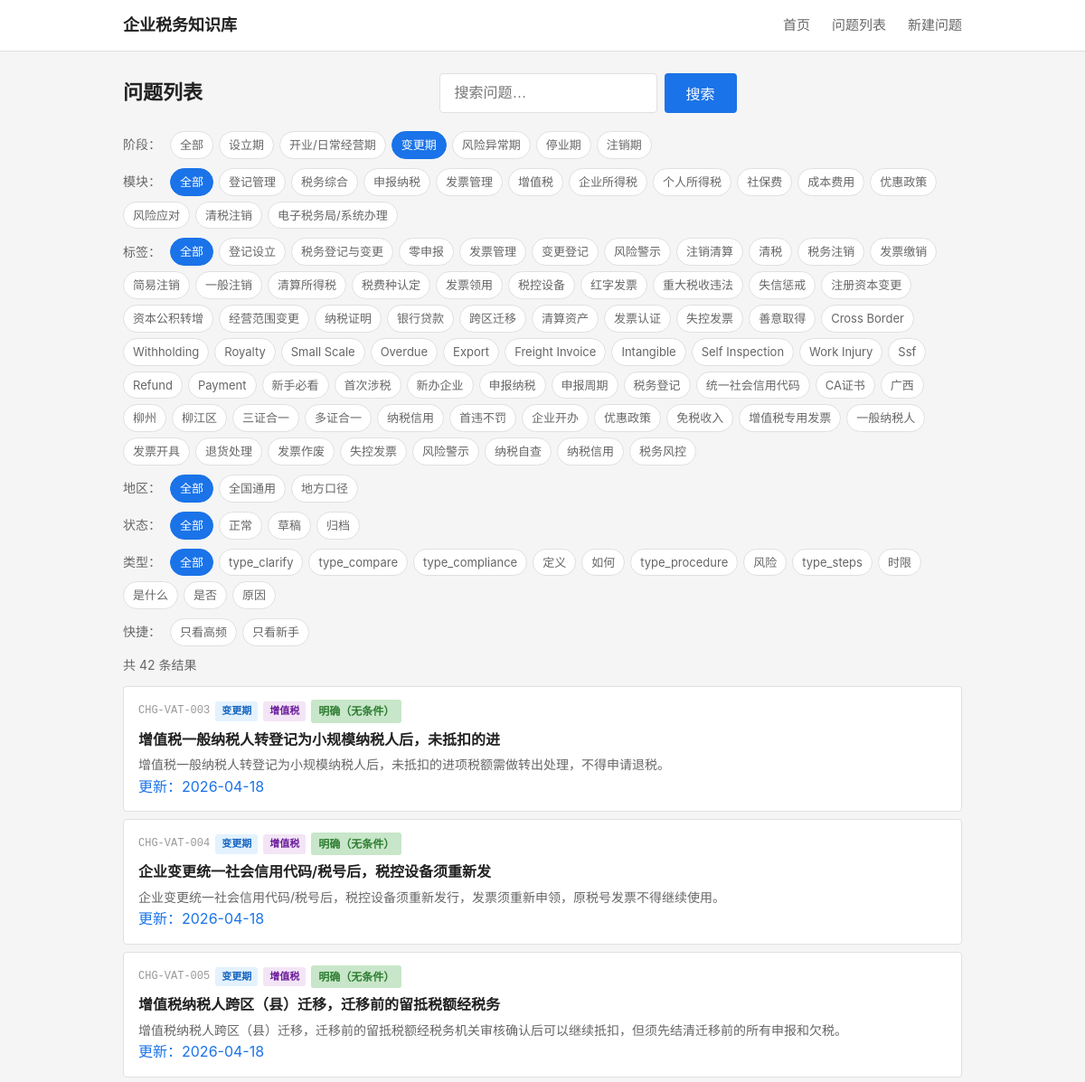
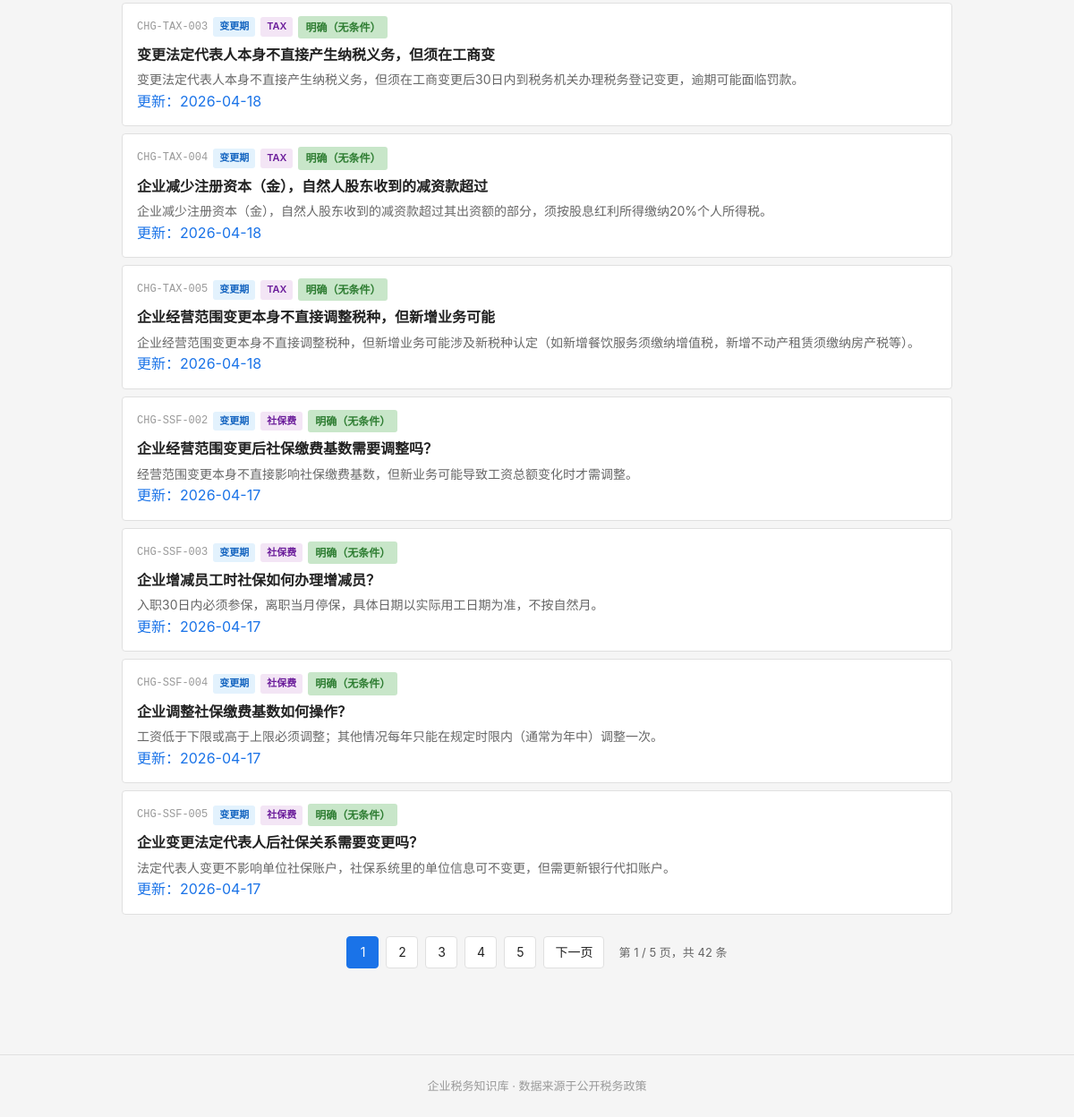
Page /questions?stage=CHG on the earlier database version (2 pictures, top to bottom).
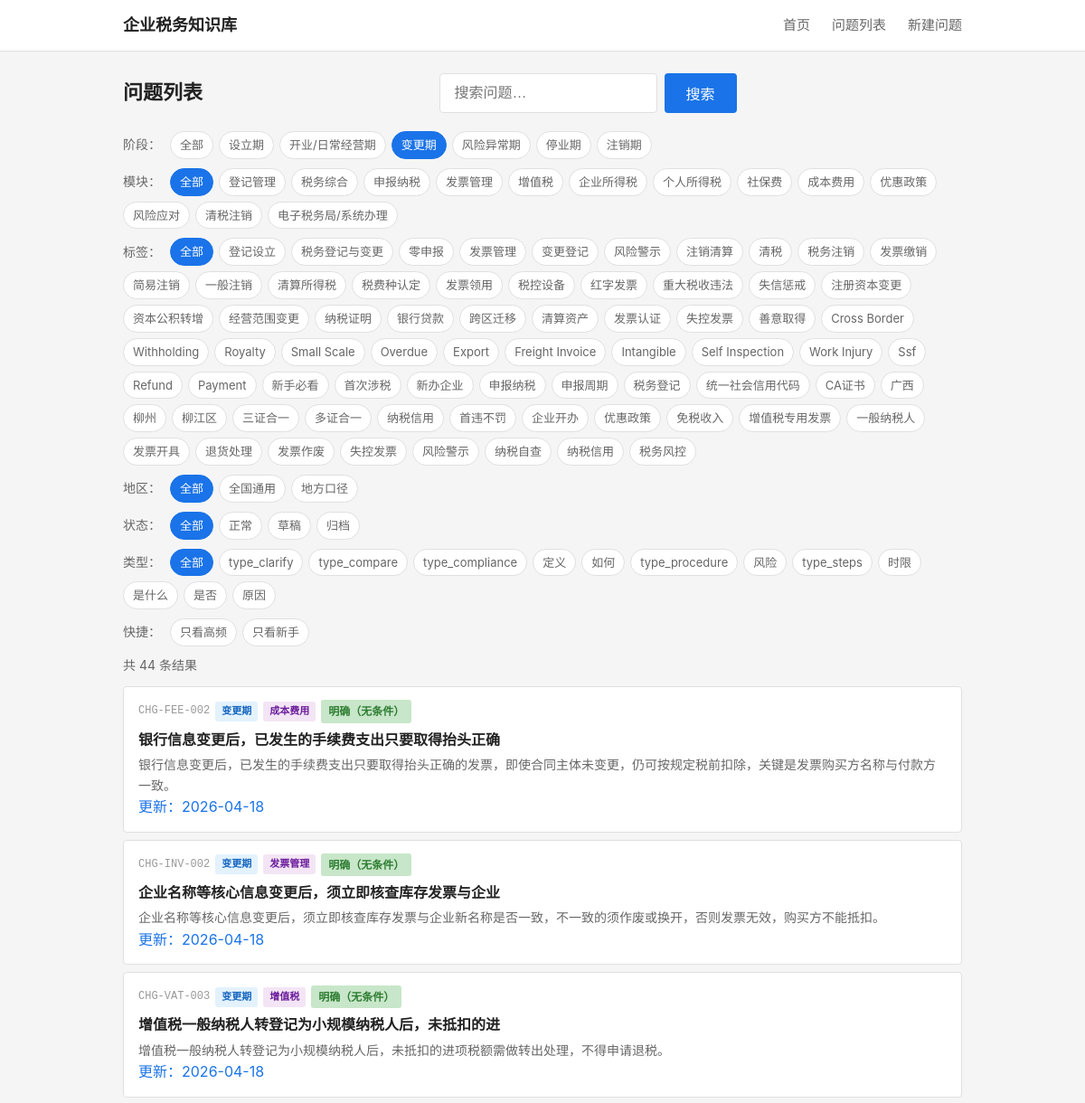
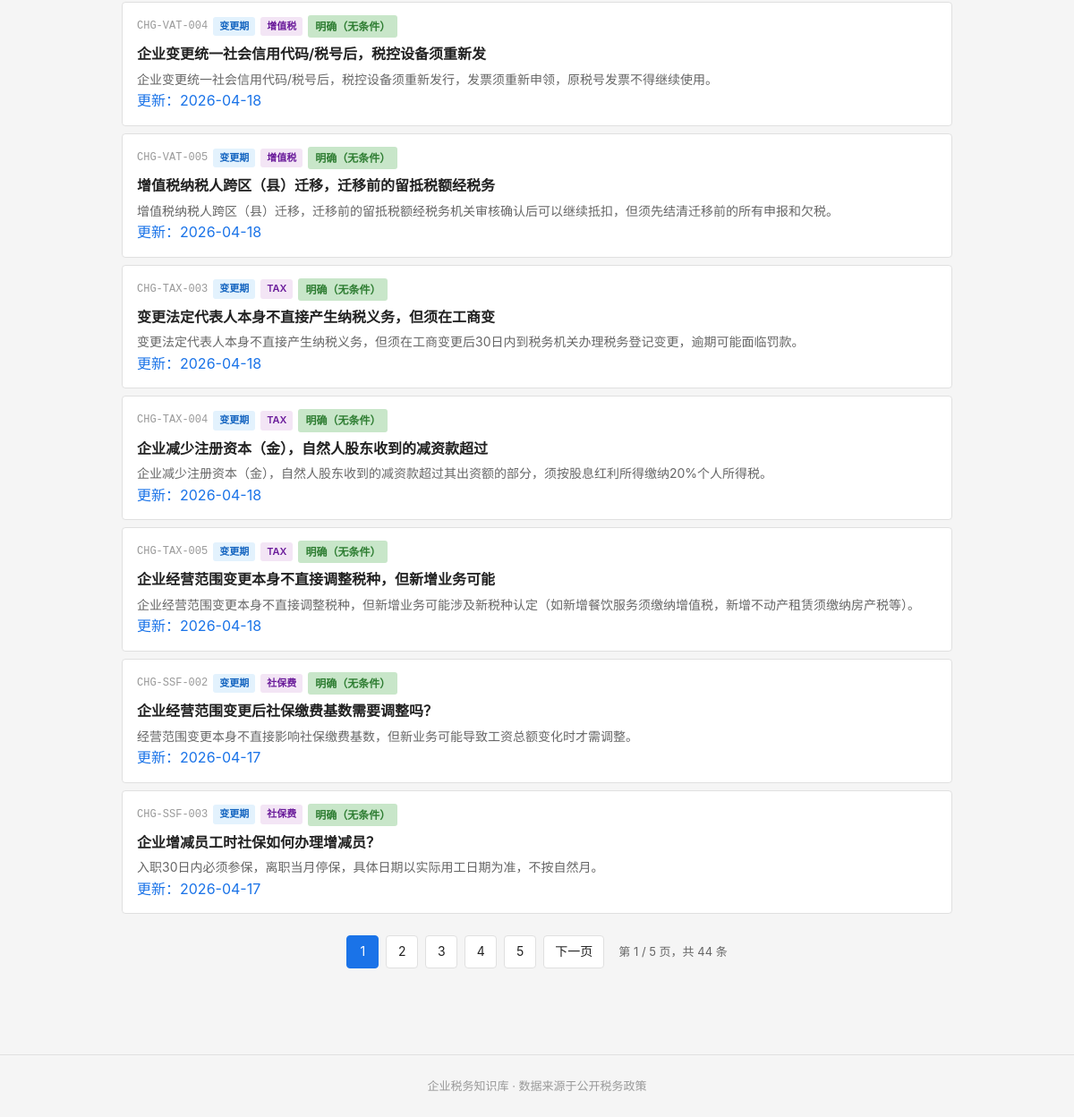
Same page on the later database version (2 pictures, top to bottom).
### tables this page shows
CREATE TABLE tag_dict (
    id              INTEGER PRIMARY KEY AUTOINCREMENT,
    tag_code        TEXT NOT NULL UNIQUE,
    tag_name        TEXT NOT NULL,
    tag_category    TEXT,
    parent_id       INTEGER,
    display_order   INTEGER NOT NULL DEFAULT 1,
    status          TEXT NOT NULL DEFAULT 'active',

    FOREIGN KEY (parent_id) REFERENCES tag_dict(id) ON DELETE SET NULL
);

CREATE TABLE question_master (
    id              INTEGER PRIMARY KEY AUTOINCREMENT,
    question_code   TEXT NOT NULL UNIQUE,
    question_title  TEXT NOT NULL,
    question_plain  TEXT NOT NULL,

    -- 分类
    stage_code      TEXT NOT NULL,
    module_code     TEXT NOT NULL,
    question_type   TEXT NOT NULL,

    -- 答案
    one_line_answer TEXT NOT NULL,
    detailed_answer TEXT,
    core_definition TEXT,

    -- 条件与边界
    applicable_conditions TEXT,
    exceptions_boundary   TEXT,

    -- 实务
    practical_steps TEXT,
    risk_warning    TEXT,

    -- 适用范围
    scope_level     TEXT NOT NULL DEFAULT 'scope_national',
    local_region    TEXT,

    -- 确定性
    answer_certainty TEXT NOT NULL DEFAULT 'certain_clear',

    -- 元数据
    keywords        TEXT,
    high_frequency_flag INTEGER NOT NULL DEFAULT 0,
    newbie_flag     INTEGER NOT NULL DEFAULT 0,

    -- 版本管理
    status          TEXT NOT NULL DEFAULT 'draft',
    version_no      INTEGER NOT NULL DEFAULT 1,

    -- 审计字段
    created_at      TEXT NOT NULL DEFAULT (datetime('now')),
    updated_at      TEXT NOT NULL DEFAULT (datetime('now'))
);

### backend/app.py (the view)
    @app.route('/questions')
    def questions_list():
        from services.question_service import QuestionService
        svc = QuestionService()
        stage = request.args.get('stage')
        module = request.args.get('module')
        tag = request.args.get('tag')
        qtype = request.args.get('qtype')
        page = int(request.args.get('page', 1))
        page_size = 10
        result = svc.list_questions(
            stage=stage, module=module, tag=tag,
            page=page, page_size=page_size,
            hf=request.args.get('hf'),
            newbie=request.args.get('newbie'),
            keyword=request.args.get('keyword'),
            region=request.args.get('region'),
            status=request.args.get('status'),
            qtype=qtype
        )
        stages = svc.get_stages()
        modules = svc.get_modules()
        all_tags = svc.get_all_tags()
        business_tags = [t for t in all_tags if t['tag_category'] == 'business']
        question_types = svc.get_question_types()
        keyword = request.args.get('keyword', '')
        current_region = request.args.get('region', '')
        current_status = request.args.get('status', '')
        return render_template('questions.html',
                               stages=stages, modules=modules, all_tags=all_tags,
                               business_tags=business_tags,
                               questions=result['questions'], total=result['total'],
                               page=page, page_size=page_size,
                               current_stage=stage, current_module=module, current_tag=tag,
                               keyword=keyword,
                               current_region=current_region, current_status=current_status,
                               question_types=question_types, current_qtype=qtype)

### frontend/templates/questions.html (shortened to what this page needs)
{% extends "base.html" %}
{% macro certainty_label(code) %}
    {% if code == 'certain_clear' %}<span class="certainty-tag clear">明确（无条件）</span>
    {% elif code == 'certain_conditional' %}<span class="certainty-tag condition">有条件</span>
    {% elif code == 'certain_dispute' %}<span class="certainty-tag dispute">有争议</span>
    {% elif code == 'certain_practice' %}<span class="certainty-tag practice">实务做法</span>
    {% else %}<span class="certainty-tag">{{ code }}</span>{% endif %}
{% endmacro %}
{% macro filter_url(overrides) %}
{%- set qs = [] -%}
{%- if current_stage and 'stage' not in overrides %}{% set qs = qs + ['stage=' ~ current_stage] %}{% endif -%}
{%- if current_module and 'module' not in overrides %}{% set qs = qs + ['module=' ~ current_module] %}{% endif -%}
{%- if current_tag and 'tag' not in overrides %}{% set qs = qs + ['tag=' ~ current_tag] %}{% endif -%}
{%- if keyword and 'keyword' not in overrides %}{% set qs = qs + ['keyword=' ~ keyword] %}{% endif -%}
{%- if request.args.get('hf') and 'hf' not in overrides %}{% set qs = qs + ['hf=1'] %}{% endif -%}
{%- if request.args.get('newbie') and 'newbie' not in overrides %}{% set qs = qs + ['newbie=1'] %}{% endif -%}
{%- if current_region and 'region' not in overrides %}{% set qs = qs + ['region=' ~ current_region] %}{% endif -%}
{%- if current_status and 'status' not in overrides %}{% set qs = qs + ['status=' ~ current_status] %}{% endif -%}
{%- if current_qtype and 'qtype' not in overrides %}{% set qs = qs + ['qtype=' ~ current_qtype] %}{% endif -%}
{%- for k, v in overrides.items() %}{% if v %}{% set qs = qs + [k ~ '=' ~ v] %}{% endif %}{% endfor -%}
{{- '/questions' ~ ('?' ~ qs | join('&') if qs else '') -}}
{% endmacro %}
{% macro stage_label(code) %}
    {% if code == 'SET' %}设立期
    {% elif code == 'OPR' %}开业/日常经营期
    {% elif code == 'CHG' %}变更期
    {% elif code == 'RSK' %}风险异常期
    {% elif code == 'SUS' %}停业期
    {% elif code == 'CLS' %}注销期
    {% else %}{{ code }}{% endif %}
{% endmacro %}
{% macro module_label(code) %}
    {% if code == 'REG' %}登记管理
    {% elif code == 'DEC' %}申报纳税
    {% elif code == 'INV' %}发票管理
    {% elif code == 'VAT' %}增值税
    {% elif code == 'CIT' %}企业所得税
    {% elif code == 'IIT' %}个人所得税
    {% elif code == 'SSF' %}社保费
    {% elif code == 'FEE' %}成本费用
    {% elif code == 'PREF' %}优惠政策
    {% elif code == 'RISK' %}风险管控
    {% elif code == 'CLEAR' %}清税注销
    {% elif code == 'ETAX' %}电子税务局/系统办理
    {% else %}{{ code }}{% endif %}
{% endmacro %}
{% macro question_type_label(code) %}
    {% if code == 'type_why' %}原因
    {% elif code == 'type_whether' %}是否
    {% elif code == 'type_how' %}如何
    {% elif code == 'type_what' %}是什么
    {% elif code == 'type_define' %}定义
    {% elif code == 'type_time' %}时限
    {% elif code == 'type_risk' %}风险
    {% else %}{{ code }}{% endif %}
{% endmacro %}
{% block main %}
<div class="page-header">
    <h1>问题列表</h1>
    <form action="/questions" method="get" class="search-form">
        <input type="text" name="keyword" placeholder="搜索问题…" class="search-input" value="{{ keyword }}">
        <button type="submit" class="search-btn">搜索</button>
    </form>
</div>
<div class="filters">
    <span class="filter-label">阶段：</span>
    <a href="{{ filter_url({'stage': ''}) }}" class="filter-chip {% if not current_stage %}active{% endif %}">全部</a>
    {% for s in stages %}
    <a href="{{ filter_url({'stage': s.tag_code}) }}" class="filter-chip {% if current_stage == s.tag_code %}active{% endif %}">{{ s.tag_name }}</a>
    {% endfor %}
</div>
<div class="filters">
    <span class="filter-label">模块：</span>
    <a href="{{ filter_url({'module': ''}) }}" class="filter-chip {% if not current_module %}active{% endif %}">全部</a>
    {% for m in modules %}
    <a href="{{ filter_url({'module': m.tag_code}) }}" class="filter-chip {% if current_module == m.tag_code %}active{% endif %}">{{ m.tag_name }}</a>
    {% endfor %}
</div>
{% if business_tags %}
<div class="filters">
    <span class="filter-label">标签：</span>
    <a href="{{ filter_url({'tag': ''}) }}" class="filter-chip {% if not current_tag %}active{% endif %}">全部</a>
    {% for t in business_tags %}
    <a href="{{ filter_url({'tag': t.tag_code}) }}" class="filter-chip {% if current_tag == t.tag_code %}active{% endif %}">{{ t.tag_name }}</a>
    {% endfor %}
</div>
{% endif %}
<div class="filters">
    <span class="filter-label">地区：</span>
    <a href="{{ filter_url({'region': ''}) }}" class="filter-chip {% if not current_region %}active{% endif %}">全部</a>
    <a href="{{ filter_url({'region': 'scope_national'}) }}" class="filter-chip {% if current_region == 'scope_national' %}active{% endif %}">全国通用</a>
    <a href="{{ filter_url({'region': 'scope_local'}) }}" class="filter-chip {% if current_region == 'scope_local' %}active{% endif %}">地方口径</a>
</div>
<div class="filters">
    <span class="filter-label">状态：</span>
    <a href="{{ filter_url({'status': ''}) }}" class="filter-chip {% if not current_status %}active{% endif %}">全部</a>
    <a href="{{ filter_url({'status': 'active'}) }}" class="filter-chip {% if current_status == 'active' %}active{% endif %}">正常</a>
    <a href="{{ filter_url({'status': 'draft'}) }}" class="filter-chip {% if current_status == 'draft' %}active{% endif %}">草稿</a>
    <a href="{{ filter_url({'status': 'archived'}) }}" class="filter-chip {% if current_status == 'archived' %}active{% endif %}">归档</a>
</div>
<div class="filters">
    <span class="filter-label">类型：</span>
    <a href="{{ filter_url({'qtype': ''}) }}" class="filter-chip {% if not current_qtype %}active{% endif %}">全部</a>
    {% for t in question_types %}
    <a href="{{ filter_url({'qtype': t.type_code}) }}" class="filter-chip {% if current_qtype == t.type_code %}active{% endif %}">{{ question_type_label(t.type_code) }}</a>
    {% endfor %}
</div>
<div class="filters filters-quick">
    <span class="filter-label">快捷：</span>
    <a href="{{ filter_url({'hf': '1'}) }}" class="filter-chip {% if request.args.get('hf') == '1' %}active{% endif %}">只看高频</a>
    <a href="{{ filter_url({'newbie': '1'}) }}" class="filter-chip {% if request.args.get('newbie') == '1' %}active{% endif %}">只看新手</a>
</div>
{% if questions %}
<p class="result-count">共 {{ total }} 条结果</p>
<ul class="question-list">
    {% for q in questions %}
    <li class="question-item">
        <a href="/question/{{ q.question_code }}" class="question-link">
            <div class="q-meta">
                <span class="q-code">{{ q.question_code }}</span>
                <span class="q-badge stage">{{ stage_label(q.stage_code) }}</span>
                <span class="q-badge module">{{ module_label(q.module_code) }}</span>
                {{ certainty_label(q.answer_certainty) }}
            </div>
            {% if keyword %}
            <div class="q-title">{{ q.question_plain | replace(keyword, '<mark>' ~ keyword ~ '</mark>') | safe }}</div>
            <div class="q-answer">{{ q.one_line_answer | replace(keyword, '<mark>' ~ keyword ~ '</mark>') | safe }}</div>
            {% else %}
            <div class="q-title">{{ q.question_plain }}</div>
            <div class="q-answer">{{ q.one_line_answer }}</div>
            {% endif %}
            {% if q.updated_at %}<div class="q-updated">更新：{{ q.updated_at[:10] }}</div>{% endif %}
        </a>
    </li>
    {% endfor %}
</ul>
{% if total > page_size %}
{% set total_pages = ((total - 1) // page_size) + 1 %}
{% set base_url = '/questions?' ~ 'stage=' ~ (current_stage or '') ~ '&module=' ~ (current_module or '') ~ '&tag=' ~ (current_tag or '') ~ '&keyword=' ~ keyword ~ '&region=' ~ current_region ~ '&status=' ~ current_status ~ '&qtype=' ~ (current_qtype or '') %}
<div class="pagination">
    {% set start = [1, page - 3] | max %}
    {% set end = [total_pages, page + 3] | min %}
    {% for p in range(start, end + 1) %}
    <a href="{{ base_url }}&page={{ p }}" class="page-btn page-num {% if p == page %}active{% endif %}">{{ p }}</a>
    {% endfor %}
    {% if end < total_pages %}
    <a href="{{ base_url }}&page={{ total_pages }}" class="page-btn page-num">{{ total_pages }}</a>
    {% endif %}
    {% if page * page_size < total %}
    <a href="{{ base_url }}&page={{ page+1 }}" class="page-btn">下一页</a>
    {% endif %}
    <span class="page-info">第 {{ page }} / {{ total_pages }} 页，共 {{ total }} 条</span>
</div>
{% endif %}
{% else %}
<p class="empty-state">没有找到符合条件的問題。</p>
{% endif %}
{% endblock %}

### frontend/templates/base.html (shortened to what this page needs)
<!DOCTYPE html>
<html lang="zh-CN">
<head>
    <link rel="stylesheet" href="{{ url_for('static', filename='css/style.css') }}">
</head>
<body>
    <header class="site-header">
        <div class="container header-inner">
            <a href="/" class="logo">企业税务知识库</a>
            <nav class="main-nav">
                <a href="/">首页</a>
                <a href="/questions">问题列表</a>
                <a href="/question/new">新建问题</a>
            </nav>
        </div>
    </header>
    <main class="container main-content">
        {% block main %}{% endblock %}
    </main>
    <footer class="site-footer">
        <div class="container">
            <p>企业税务知识库 · 数据来源于公开税务政策</p>
        </div>
    </footer>
</body>
</html>

Differences in the rows shown:
no longer on this page (row unchanged): question_master: question_code "CHG-SSF-004", stage_code "变更期", module_code "社保费", answer_certainty "明确（无条件）", question_plain "企业调整社保缴费基数如何操作？", one_line_answer "工资低于下限或高于上限必须调整；其他情况每年只能在规定时限内（通常为年中）调整一次。", updated_at "2026-04-17"
no longer on this page (row unchanged): question_master: question_code "CHG-SSF-005", stage_code "变更期", module_code "社保费", answer_certainty "明确（无条件）", question_plain "企业变更法定代表人后社保关系需要变更吗？", one_line_answer "法定代表人变更不影响单位社保账户，社保系统里的单位信息可不变更，但需更新银行代扣账户。", updated_at "2026-04-17"
added question_master: question_code "CHG-FEE-002", stage_code "变更期", module_code "成本费用", answer_certainty "明确（无条件）", question_plain "银行信息变更后，已发生的手续费支出只要取得抬头正确", one_line_answer "银行信息变更后，已发生的手续费支出只要取得抬头正确的发票，即使合同主体未变更，仍可按规定税前扣除，关键是发票购买方名称与付款方一致。", updated_at "2026-04-18"
added question_master: question_code "CHG-INV-002", stage_code "变更期", module_code "发票管理", answer_certainty "明确（无条件）", question_plain "企业名称等核心信息变更后，须立即核查库存发票与企业", one_line_answer "企业名称等核心信息变更后，须立即核查库存发票与企业新名称是否一致，不一致的须作废或换开，否则发票无效，购买方不能抵扣。", updated_at "2026-04-18"
Other differences:
{{ total }}: "42" → "44"
